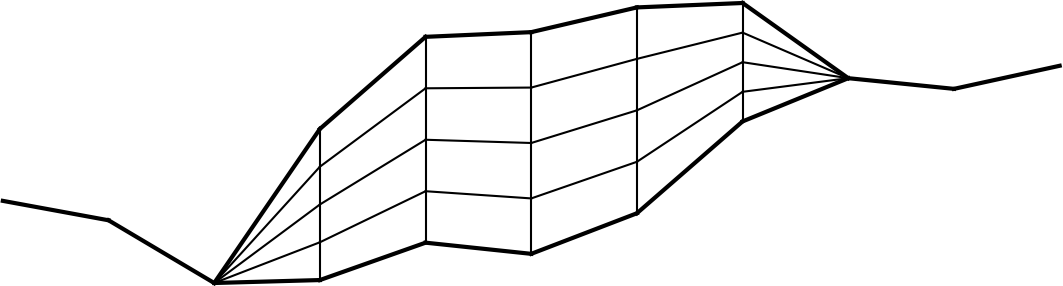

Reproduce this figure in Python.
#!/usr/bin/env python3

import numpy as np
import matplotlib.pyplot as plt
from writeout import writeout

plt.rcParams["font.family"] = "sans-serif"
plt.rcParams["mathtext.fontset"] = "cm"
bigfsize = 30.0

x = np.linspace(0.0, 10.0, 11)
# following data was generated a long time ago ...
b = np.array(
    [
        0.5300000000000001,
        0.36185948536513635,
        -0.18136049906158566,
        -0.1558830996397852,
        0.16787164932467638,
        0.07119577782212608,
        0.4226854163999131,
        1.218121471138974,
        1.592419336666987,
        1.5,
        1.7,
    ]
)
s = np.array(
    [
        0.5300000000000001,
        0.36185948536513635,
        -0.18136049906158566,
        1.4801848778600042,
        2.3962987740708668,
        2.4711957778221265,
        2.6511125411461034,
        2.5,
        1.592419336666987,
        1.5,
        1.7,
    ]
)


def isgap(a, b):
    return abs(a - b) > 1.0e-4


def plotextruded(x, b, s, mz=5, Hmin=0.0):
    """Plot the extruded mesh.  mz is the number of element layers.  Hmin > 0
    produces a cliff at the margin.  Make the top of the top element strong."""
    assert all(s >= b)
    plt.plot(x, b, "k-")
    dz = np.maximum(s - b, Hmin) / mz  # everywhere at least Hmin/mz
    # plot verticals
    for j in range(len(x)):
        if (
            isgap(b[j], s[j])
            or (j > 0 and isgap(b[j - 1], s[j - 1]))
            or (j < len(x) - 1 and isgap(b[j + 1], s[j + 1]))
        ):
            snew = b[j] + (mz - 1) * dz[j]
            plt.plot([x[j], x[j]], [b[j], snew], "k-")
    # plot element tops
    for j in range(len(x) - 1):
        if isgap(b[j], s[j]) or isgap(b[j + 1], s[j + 1]):
            for k in range(mz):
                zl = b[j] + k * dz[j]
                zr = b[j + 1] + k * dz[j + 1]
                if (k == 0) or (k + 1 == mz):  # show strong top and bottom
                    plt.plot([x[j], x[j + 1]], [zl, zr], "k-", lw=3.0)
                else:
                    plt.plot([x[j], x[j + 1]], [zl, zr], "k-")
        else:
            plt.plot([x[j], x[j + 1]], [s[j], s[j + 1]], "k-", lw=3.0)
    # plt.text(x[3], s[3]+0.2, r'$s_h$', fontsize=bigfsize, color='k')
    # plt.text(x[6]+0.4, b[6], r'$b_h$', fontsize=bigfsize, color='k')
    # plt.text(x[5]+0.2, 0.08+(b[5] + s[5])/2.0, r'$\mathbf{u}_h$', fontsize=bigfsize, color='k')
    plt.axis("off")


# extruded FE domain figure
plt.figure(figsize=(15, 4))
plotextruded(x, b, s)
writeout("extruded.png")

# add "pinched"
plt.text(x[0], b[0] + 0.2, r"$\mathbf{u}=0$, $p=0$", fontsize=bigfsize, color="r")
plt.plot(x[:3], b[:3], "r", lw=5.0)
plt.text(x[8], b[8] - 0.5, r"$\mathbf{u}=0$, $p=0$", fontsize=bigfsize, color="r")
plt.plot(x[8:], b[8:], "r", lw=5.0)
writeout("pinched.png")
